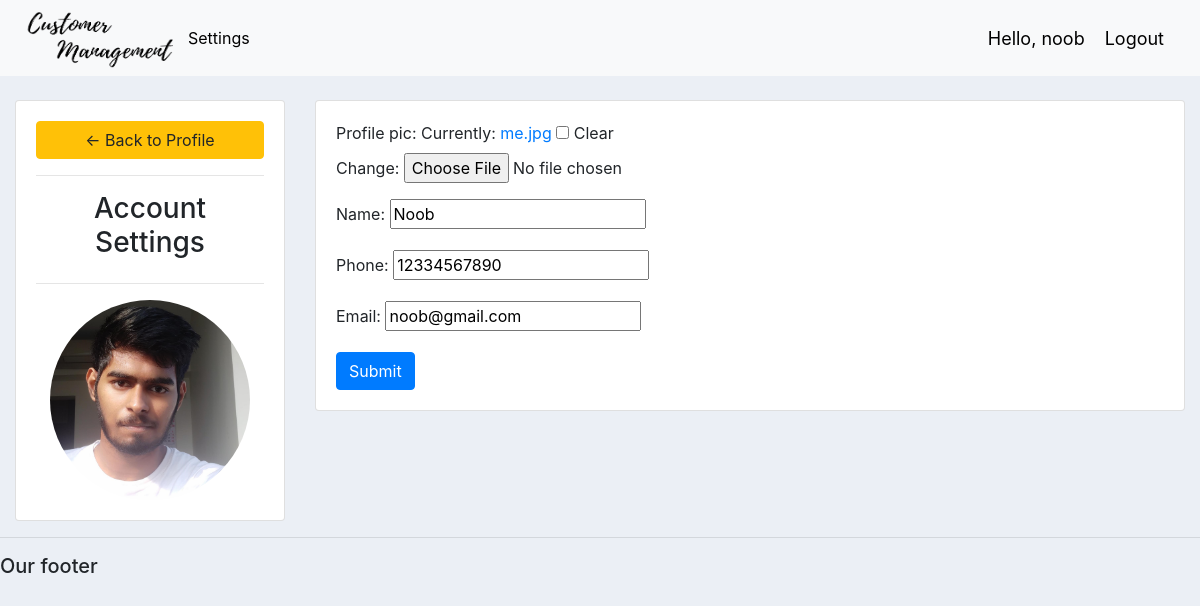
/account/ (signed in), run on the app's committed database.
### accounts/models.py (models this page shows, shortened)
class Customer(models.Model):
	user = models.OneToOneField(User, null=True, blank=True, on_delete=models.CASCADE)
	profile_pic = models.ImageField(default="default.png",null=True, blank=True)
	name = models.CharField(max_length=200, null=True)
	phone = models.CharField(max_length=200, null=True)
	email = models.CharField(max_length=200, null=True)
	date_created = models.DateTimeField(auto_now_add=True, null=True)

### accounts/decorators.py (the view)
        def wrapper_func(request, *args, **kwargs):
            group = None
            if request.user.groups.exists():
                group = request.user.groups.all()[0].name
            if group in allowed_roles:
                return view_func(request, *args, **kwargs)
            else:
                return HttpResponse("You are not authorised to view the page")

### accounts/forms.py
class CustomerForm(ModelForm):
	class Meta:
		model = Customer
		fields = '__all__'
		exclude = ['user']

### accounts/views.py (called while the page is built)
@login_required(login_url='login')
@allowed_users(allowed_roles=['customer'])
def accountSettings(request):
	customer = request.user.customer
	form = CustomerForm(instance=customer)
	if request.method == "POST":
		form = CustomerForm(request.POST.data, request.FILES, instance=customer)
		if form.is_valid():
			form.save
	context = {'form':form}
	return render(request, 'accounts/account_settings.html', context)

### accounts/templates/accounts/account_settings.html (shortened to what this page needs)
{% extends 'accounts/main.html' %}
{% load static %}
{% block content %}
<br>
<div class="row">
    <div class="col-md-3">
        <div class="card card-body">
            <a class="btn btn-warning" href="{% url 'home' %}"> &#8592; Back to Profile</a>
            <hr>
            <h3 style="text-align: center">Account Settings</h3>
            <hr>
            <img class="profile-pic" src="{{request.user.customer.profile_pic.url}}">
        </div>
    </div>
    <div class="col-md-9">
        <div class="card card-body">
            <form method="POST" action="" enctype="multipart/form-data">
                {{form.as_p}}
                <input class="btn btn-primary" type="submit" name="Update Information">
            </form>
        </div>
    </div>
</div>
{% endblock %}

### accounts/templates/accounts/navbar.html (shortened to what this page needs)
{% load static %}
<nav class="navbar navbar-expand-lg navbar-dark bg-light">
 <img src="{% static 'images/logo.png' %}" href="{% url 'home' %}" height="60px" width="164px">
  <div class="collapse navbar-collapse" id="navbarNav">
    <ul class="navbar-nav">
      {% if request.user.is_staff %}
      <li class="nav-item active">
        <a class="nav-link" href="{% url 'home' %}" style="color:black;">Dashboard</a>
      </li>
      <li class="nav-item">
        <a class="nav-link" href="{% url 'products' %}" style="color:black;">Products</a>
      </li>
      {% else %}
      <li class="nav-item">
        <a class="nav-link" href="{% url 'account' %}" style="color:black;">Settings</a>
      </li>
      {% endif %}
    </ul>
  </div>
  <span class="hello-msg">Hello, {{request.user}}</span>
  <span ><a  class="hello-msg" href="{% url 'logout' %}" style="color:black;">Logout</a></span>
</nav>

### static/css/main.css (style rules this page uses)
body { background-color: #ebeff5; }

### accounts/templates/accounts/navbar.html (style rules this page uses)
.hello-msg { font-size: 18px; color: #000; margin-right: 20px; }

### accounts/templates/accounts/account_settings.html (style rules this page uses)
.profile-pic { max-width: 200px; max-height: 200px; margin: 0 auto; border-radius: 50%; }

### data on the page
Customer: name "Noob", phone "12334567890", email "noob@gmail.com"

### other printed values
{{ request.user }} "noob"
